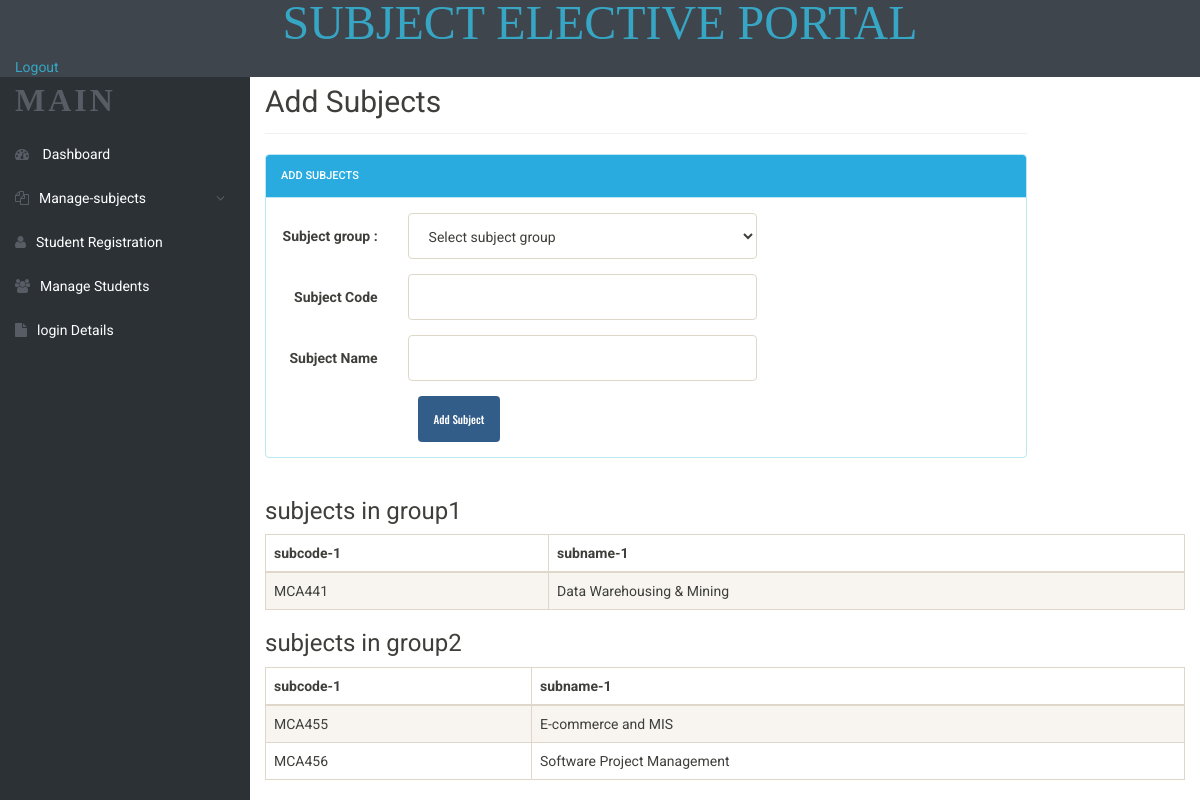
Screenshot of /admin/add-subjects.php (signed in) with the database file from the repository.
### tables this page shows
CREATE TABLE `sub1` (
  `subcode` varchar(10) NOT NULL,
  `subname` varchar(50) NOT NULL
);

CREATE TABLE `sub2` (
  `subcode` varchar(10) NOT NULL,
  `subname` varchar(50) NOT NULL
);

### admin/add-subjects.php (the view, shortened to what this page needs)
<?php
include('includes/config.php');
?>
<!doctype html>
<html lang="en" class="no-js">
<head>
	<link rel="stylesheet" href="css/font-awesome.min.css">
	<link rel="stylesheet" href="css/bootstrap.min.css">
	<link rel="stylesheet" href="css/dataTables.bootstrap.min.css">
	<link rel="stylesheet" href="css/bootstrap-social.css">
	<link rel="stylesheet" href="css/bootstrap-select.css">
	<link rel="stylesheet" href="css/fileinput.min.css">
	<link rel="stylesheet" href="css/awesome-bootstrap-checkbox.css">
	<link rel="stylesheet" href="css/style.css">
</head>
<body>
	<?php include('includes/header.php');?>
	<div class="ts-main-content">
		<?php include('includes/sidebar.php');?>
		<div class="content-wrapper">
			<div class="container-fluid">
				<div class="row">
					<div class="col-md-10">
						<h2 class="page-title">Add Subjects</h2>
						<div class="row">
							<div class="col-md-12">
								<div class="panel panel-info">
									<div class="panel-heading">Add Subjects</div>
									<div class="panel-body">
										<form method="post" class="form-horizontal">
										<div class="form-group">
<label class="col-sm-2 control-label">Subject group : </label>
<div class="col-sm-6">
<select name="subgrp" class="form-control" required="required">
<option value="">Select subject group</option>
</select>
</div>
</div>
																			<div class="form-group">
												<label class="col-sm-2 control-label">Subject Code </label>
												<div class="col-sm-6">
													<input type="text" value="" name="subcode" id="subcode"  class="form-control"> </div>
											</div>
											<div class="form-group">
												<label class="col-sm-2 control-label">Subject Name </label>
												<div class="col-sm-6">
	<input type="text" class="form-control" name="subname" id="subname" value="" required="required">
												</div>
											</div>
												<div class="col-sm-8 col-sm-offset-2">
													<input class="btn btn-primary" type="submit" name="submit" value="Add Subject">
												</div>
												</form>
											</div>
											</div>
											</div>
											</div>
									</div>
								</div>
																		<h3> subjects in group1</h3>
								<table id="" class="display table table-striped table-bordered table-hover" cellspacing="0" width="100%">
									<thead>
										<tr>
										<th>subcode-1</th>
											<th>subname-1</th>
																							</tr>
									</thead>
									<tbody>
<?php
$ret="select * from sub1";
$stmt= $mysqli->prepare($ret) ;
$stmt->execute() ;
$res=$stmt->get_result();
while($row=$res->fetch_object())
	  {
	  	?>
<tr>
<td><?php echo $row->subcode;?></td>
<td><?php echo $row->subname;?></td>
										</tr>
									<?php
									 } ?>
									</tbody>
								</table>
								<h3> subjects in group2</h3>
		<table id="" class="display table table-striped table-bordered table-hover" cellspacing="0" width="100%">
									<thead>
										<tr>
										<th>subcode-1</th>
											<th>subname-1</th>
																</tr>
									</thead>
									<tbody>
<?php
$ret="select * from sub2";
$stmt= $mysqli->prepare($ret) ;
$stmt->execute() ;
$res=$stmt->get_result();
while($row=$res->fetch_object())
	  {
	  	?>
<tr>
<td><?php echo $row->subcode;?></td>
<td><?php echo $row->subname;?></td>
										</tr>
									<?php
									 } ?>
									</tbody>
								</table>
							</div>
							</div>
						</div>
</body>
</html>

### admin/css/style.css (style rules this page uses)
html { font-size: 14px; }
@media only screen and (min-width: 480px) { html { font-size: 17px; } }
@media only screen and (min-width: 768px) { html { font-size: 14px; } }
body { font-size: 1em; }
.btn { font-family: 'Oswald', sans-serif; }
.panel { overflow: hidden; }
.btn { text-transform: none; }
.page-title { padding-bottom: 15px; margin-bottom: 20px; border-bottom: 1px solid #f0f0f0; }
.ts-main-content .content-wrapper { padding-top: 15px; margin-top: 10px; }
@media only screen and (min-width: 992px) { .ts-main-content .content-wrapper { margin-left: 250px; } }

### rows the page displays
sub1: subcode "MCA441", subname "Data Warehousing & Mining"
sub2: subcode "MCA455", subname "E-commerce and MIS"
sub2: subcode "MCA456", subname "Software Project Management"
